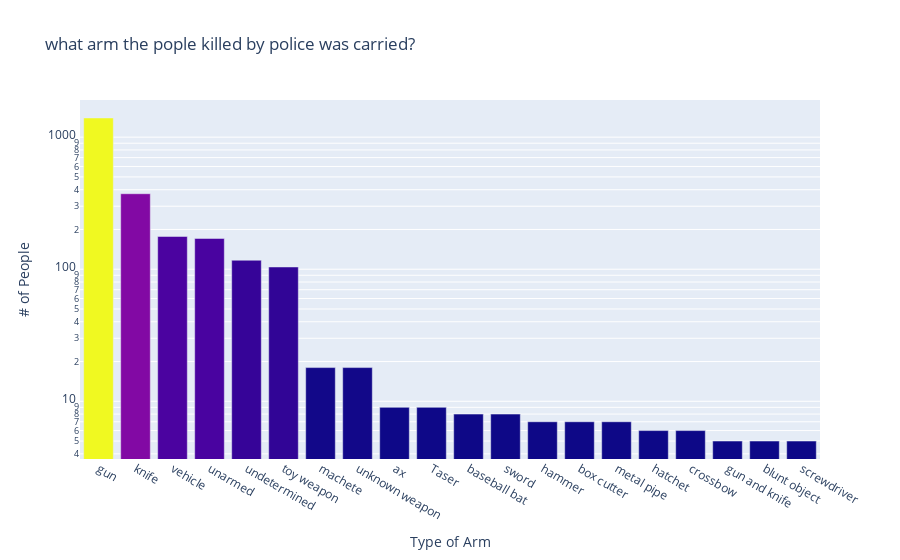

Notebook code cell kept with this figure:
### Code cell
bar_armed = px.bar(df_armed, 
                 x=df_armed.index, 
                 y=df_armed.values, 
                 color=df_armed.values,
                 color_continuous_scale='plasma',
                 height=500,
                 title='what arm the pople killed by police was carried?')
bar_armed.update_layout(xaxis_title='Type of Arm', 
                     yaxis_title='# of People', 
                     coloraxis_showscale=False,
                     yaxis=dict(type='log')
                     )
                    
bar_armed.show()

### Figure 1 — Plotly figure (JSON) as saved in the notebook; plotly's stock layout.template omitted (floating-point values rounded to 4 significant figures)
{"data": [{"alignmentgroup": "True", "hovertemplate": "armed=%{x}<br>y=%{y}<br>color=%{marker.color}<extra></extra>", "legendgroup": "", "marker": {"color": [1398, 373, 177, 171, 117, 104, 18, 18, 9, 9, 8, 8, 7, 7, 7, 6, 6, 5, 5, 5], "coloraxis": "coloraxis", "pattern": {"shape": ""}}, "name": "", "offsetgroup": "", "orientation": "v", "showlegend": false, "textposition": "auto", "type": "bar", "x": ["gun", "knife", "vehicle", "unarmed", "undetermined", "toy weapon", "machete", "unknown weapon", "ax", "Taser", "baseball bat", "sword", "hammer", "box cutter", "metal pipe", "hatchet", "crossbow", "gun and knife", "blunt object", "screwdriver"], "xaxis": "x", "y": [1398, 373, 177, 171, 117, 104, 18, 18, 9, 9, 8, 8, 7, 7, 7, 6, 6, 5, 5, 5], "yaxis": "y"}], "layout": {"autosize": true, "barmode": "relative", "coloraxis": {"colorbar": {"title": {"text": "color"}}, "colorscale": [[0, "#0d0887"], [0.1111, "#46039f"], [0.2222, "#7201a8"], [0.3333, "#9c179e"], [0.4444, "#bd3786"], [0.5556, "#d8576b"], [0.6667, "#ed7953"], [0.7778, "#fb9f3a"], [0.8889, "#fdca26"], [1, "#f0f921"]], "showscale": false}, "legend": {"tracegroupgap": 0}, "title": {"text": "what arm the pople killed by police was carried?"}, "xaxis": {"anchor": "y", "autorange": true, "domain": [0, 1], "range": [-0.5, 19.5], "title": {"text": "Type of Arm"}, "type": "category"}, "yaxis": {"anchor": "x", "autorange": true, "domain": [0, 1], "range": [0.5631, 3.281], "title": {"text": "# of People"}, "type": "log"}}}
